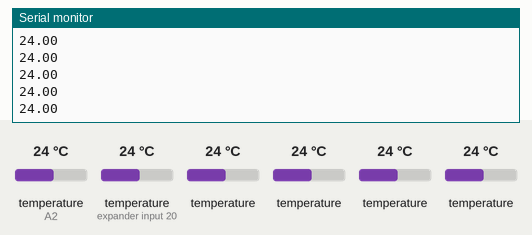
Recording of a sketch running on a simulated Arduino Uno, built with avr-gcc and run on an emulated ATmega328P. Parts: the last lines printed to the serial monitor. The inputs (shaded band) are chosen by the test bench; at power-on: temperature (sensors on A2, expander input 20) 24 °C, temperature 24 °C.

Above: at 1.2 s.
1.3 s: temperature (sensor on A2) set to 12 °C
2.8 s: temperature (sensor on expander input 20) set to 19 °C
4.3 s: temperature (sensor 216) set to 28 °C
5.8 s: temperature (sensor 316) set to 33 °C
At 6.05 s:
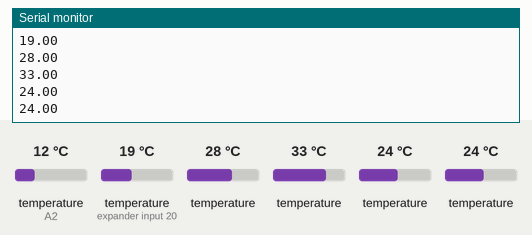
7.3 s: temperature (sensor 416) set to 41 °C
At 7.65 s:
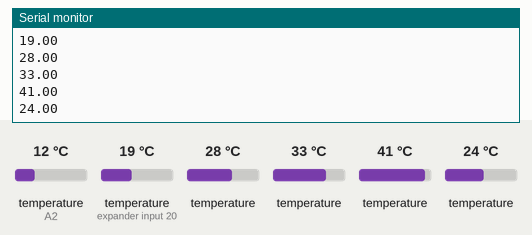
Timing chart, 0 to 9.8 s (numbered marks = the images above; inputs shaded):
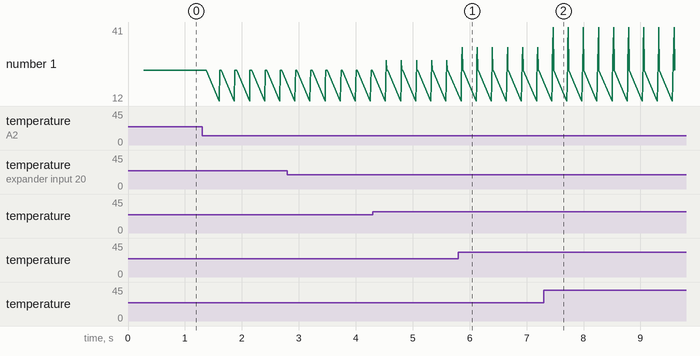

Measured:
- after the input at 5.8 s, the serial monitor: prints a new line after 0.07 s (image 1)
- after the input at 7.3 s, the serial monitor: prints a new line after 0.17 s (image 2)

The sketch:

CheckTempSensorsA.ino
```cpp
#include <OneWire.h>
#include <DallasTemperature.h>

float temp1;
float temp2;
float temp3;
float temp4;
float temp5;
float temp6;


#define ONE_WIRE_BUS_PIN A2 //OneWire sensor pin (middle pin) wired into pin A2 on Arduino
// Setup a oneWire instance to communicate with any OneWire devices
OneWire oneWire(ONE_WIRE_BUS_PIN);

// Pass our oneWire reference to Dallas Temperature.
DallasTemperature sensors(&oneWire);

DeviceAddress Probe06 = { 0x28, 0x50, 0xAD, 0x8F, 0x05, 0x00, 0x00, 0x99 };
DeviceAddress Probe11 = { 0x28, 0x26, 0xDA, 0x91, 0x05, 0x00, 0x00, 0xA2 };
DeviceAddress Probe8 = { 0x28, 0x11, 0xC1, 0x8F, 0x05, 0x00, 0x00, 0xEB };
DeviceAddress Probe4 = { 0x28, 0xE3, 0x79, 0x7C, 0x05, 0x00, 0x00, 0x7F };
DeviceAddress Probe5 = { 0x28, 0x19, 0x7C, 0x8E, 0x05, 0x00, 0x00, 0x66 };
DeviceAddress Probe13 = { 0x28, 0x7C, 0xD3, 0x91, 0x05, 0x00, 0x00, 0xB0 }; //Lounge on valve 8

void setup() {

  Serial.begin(9600);    // initialize serial


 // Initialize the Temperature measurement library
  sensors.begin();

  // set the resolution to 10 bit (Can be 9 to 12 bits .. lower is faster)
  sensors.setResolution(Probe06, 10);
   sensors.setResolution(Probe11, 10);
    sensors.setResolution(Probe8, 10);
     sensors.setResolution(Probe4, 10);
      sensors.setResolution(Probe5, 10);
        sensors.setResolution(Probe13, 10);


}


void loop() {
  sensors.requestTemperatures();
  temp1 = sensors.getTempC(Probe06);
  temp2 = sensors.getTempC(Probe11);
  temp3 = sensors.getTempC(Probe8);
  temp4 = sensors.getTempC(Probe4);
  temp5 = sensors.getTempC(Probe5);
  temp6 = sensors.getTempC(Probe13);


 Serial.println(temp1);
 Serial.println(temp2);
 Serial.println(temp3);
 Serial.println(temp4);
 Serial.println(temp5);
 Serial.println(temp6);


}
```
